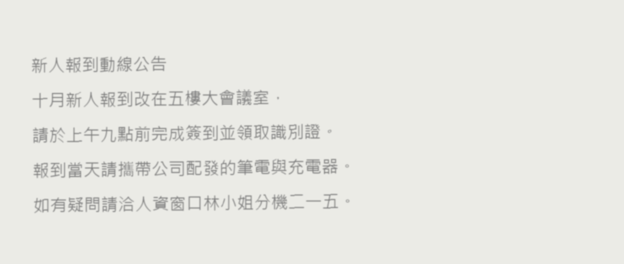
#> input picture deploy/ocr-eval/samples/報到公告-模糊.png, 624 x 264 px
$ python -i form_ocr.py   (imports and definitions only)
#> lines starting #> are read from the running program, lines starting #| are printed output that depends on the picture; after the words box and inside, x2 and y2 are one past the last pixel; in counts of white or black regions, pixels touching at a corner belong together
#> further down, picture is the input picture: shape (264, 624, 3); mean B, G, R 226.7, 231.5, 231.5
"""OCR-FORMS: coordinate-based reading of filled-in forms (alignment, per-field crops, checkbox state, label pairing).

Measured in deploy/ocr_forms_eval.py; not wired into the upload pipeline. Needs OpenCV and NumPy (installed with the
optional OCR packages, api/requirements-ocr.txt).
"""
import difflib
import re
import unicodedata

import cv2
import numpy as np

# Chosen on the OCR-FORMS tune pages only (2026-11-10): real marks scored 0.21+ except some off-centre ticks; empty boxes
# and stray marks stayed under 0.09. The band in between goes to a person rather than being guessed.
CHECKED_AT = 0.15  # interior ink share at or above this: checked
EMPTY_BELOW = 0.06  # below this: unchecked; in between: ask a person
PUNCTUATION = re.compile(r"[\s:：,，、。;；|｜()（）「」『』\[\]【】*#_~'\"`]+")


def normalize(text):
    """For scoring: full-width to half-width (NFKC), no spaces, no punctuation except . / - used in dates and numbers."""
    return PUNCTUATION.sub("", unicodedata.normalize("NFKC", text or ""))


def _ink(gray, block=31, offset=12):
    """Ink mask that also catches faint pencil: darker than the local background by `offset`."""
#> called with block = 31, offset = 40
    background = cv2.medianBlur(gray, block) if min(gray.shape) > block else np.full_like(gray, int(np.median(gray)))
    return ((background.astype(np.int16) - gray.astype(np.int16)) > offset).astype(np.uint8) * 255
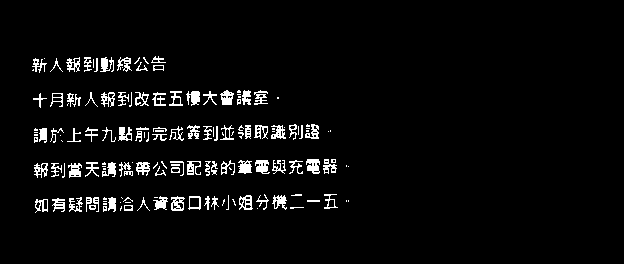
#> returned value: shape (264, 624); 4.3% white in thin lines or dots, all inside (x1, y1, x2, y2) = (32, 56, 349, 213)


def _gray(image):
    return image if image.ndim == 2 else cv2.cvtColor(image, cv2.COLOR_BGR2GRAY)


def _line_mask(ink, horizontal, length):
    kernel = cv2.getStructuringElement(cv2.MORPH_RECT, (max(3, int(length)), 1) if horizontal else (1, max(3, int(length))))
    return cv2.morphologyEx(ink, cv2.MORPH_OPEN, kernel)


# [42 lines left out: functions _order, align, crop, not called in this run]


def remove_lines(image):
    """Paint printed cell borders white so they are not read as 1, l or 一; handwriting strokes are much shorter."""
    gray = _gray(image)
    ink = _ink(gray, block=31, offset=40)
    h, w = gray.shape
#> h = 264; w = 624
    lines = cv2.bitwise_or(_line_mask(ink, True, max(60, w * 0.35)), _line_mask(ink, False, max(40, h * 0.7)))
#> in _line_mask, `return cv2.morphologyEx(ink, cv2.MORPH_OPEN, kernel)`: returned value: shape (264, 624); every value is 0
    lines = cv2.dilate(lines, np.ones((3, 3), np.uint8))
    out = image.copy()
    out[lines > 0] = 255
    return out


def prepare_field(image, min_height=96):
    """Crop clean-up before recognition: borders removed, light evened out, small crops enlarged."""
    cleaned = remove_lines(image)
    gray = _gray(cleaned)
    background = cv2.medianBlur(gray, 31) if min(gray.shape) > 31 else np.full_like(gray, 255)
    even = np.clip(gray.astype(np.float32) / np.maximum(background.astype(np.float32), 1) * 255, 0, 255).astype(np.uint8)
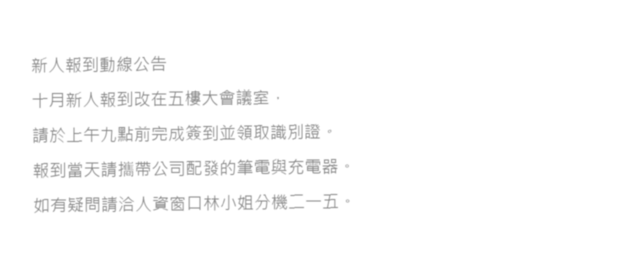
#> even: shape (264, 624); min 148, max 255, mean 251.2
    if even.shape[0] < min_height:
        factor = min(4.0, min_height / max(1, even.shape[0]))
        even = cv2.resize(even, None, fx=factor, fy=factor, interpolation=cv2.INTER_CUBIC)
    return cv2.cvtColor(even, cv2.COLOR_GRAY2BGR)
#> returned value: shape (264, 624, 3)


# [113 lines left out: functions text_lines, checkbox_state, _is_label, pair_fields, not called in this run]

>>> import cv2
>>> picture = cv2.imread('../../../deploy/ocr-eval/samples/報到公告-模糊.png')
>>> result = prepare_field(picture)
